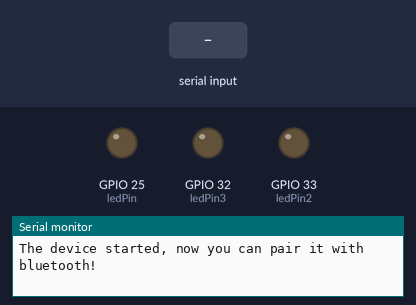
Simulated run of this sketch. Board: ESP32. Shown: output pins drawn as LEDs (lit = HIGH), the last lines printed to the serial monitor. Inputs (shaded band) come from the test bench. Nothing arrives over Bluetooth unless stated.

Above: at 1.2 s.
1.3 s: "led_on\n" received over the second serial link
At 2.6 s:
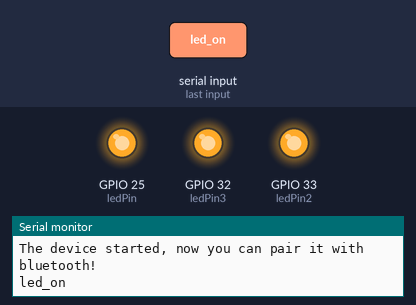
2.9 s: "led_off\n" received over the second serial link
At 4.0 s:
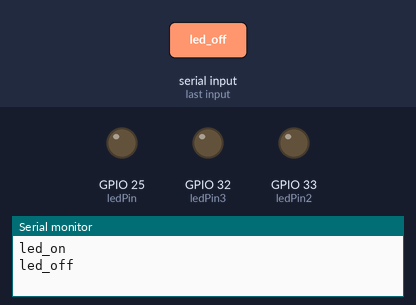
Timing chart, 0 to 5.9 s (numbered marks = the images above; inputs shaded):
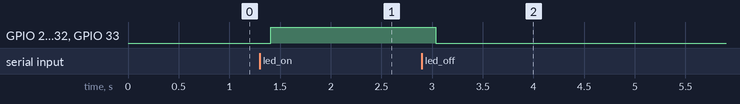

The sketch:

bluetooth.ino
```cpp
/*********
  Rui Santos
  Complete project details at https://randomnerdtutorials.com
*********/

// Load libraries
#include "BluetoothSerial.h"
#include <OneWire.h>
#include <DallasTemperature.h>

// Check if Bluetooth configs are enabled
#if !defined(CONFIG_BT_ENABLED) || !defined(CONFIG_BLUEDROID_ENABLED)
#error Bluetooth is not enabled! Please run `make menuconfig` to and enable it
#endif

// Bluetooth Serial object
BluetoothSerial SerialBT;

// GPIO where LED is connected to
const int ledPin =  25;
const int ledPin2= 33;
const int ledPin3= 32;
// Handle received and sent messages
String message = "";
char incomingChar;
const long interval = 10000;         // interval at which to publish sensor readings

void setup() {
  pinMode(ledPin, OUTPUT);
  pinMode(ledPin2, OUTPUT);
  pinMode(ledPin3, OUTPUT);
  Serial.begin(115200);
  // Bluetooth device name
  SerialBT.begin("ESP32");
  Serial.println("The device started, now you can pair it with bluetooth!");
}

void loop() {
  // Read received messages (LED control command)
  if (SerialBT.available()){
    char incomingChar = SerialBT.read();
    if (incomingChar != '\n'){
      message += String(incomingChar);
    }
    else{
      message = "";
    }
    Serial.write(incomingChar);
  }
  // Check received message and control output accordingly
  if (message =="led_on"){
    digitalWrite(ledPin, HIGH);
    digitalWrite(ledPin2, HIGH);
    digitalWrite(ledPin3, HIGH);
  }
  else if (message =="led_off"){
    digitalWrite(ledPin, LOW);
    digitalWrite(ledPin2, LOW);
    digitalWrite(ledPin3, LOW);
  }
  delay(20);
}
```

Measured:
- after the input at 1.3 s, GPIO 25 (ledPin), GPIO 32 (ledPin3), GPIO 33 (ledPin2): LOW → HIGH after 0.11 s
- after the input at 2.9 s, GPIO 25 (ledPin), GPIO 32 (ledPin3), GPIO 33 (ledPin2): HIGH → LOW after 0.14 s
